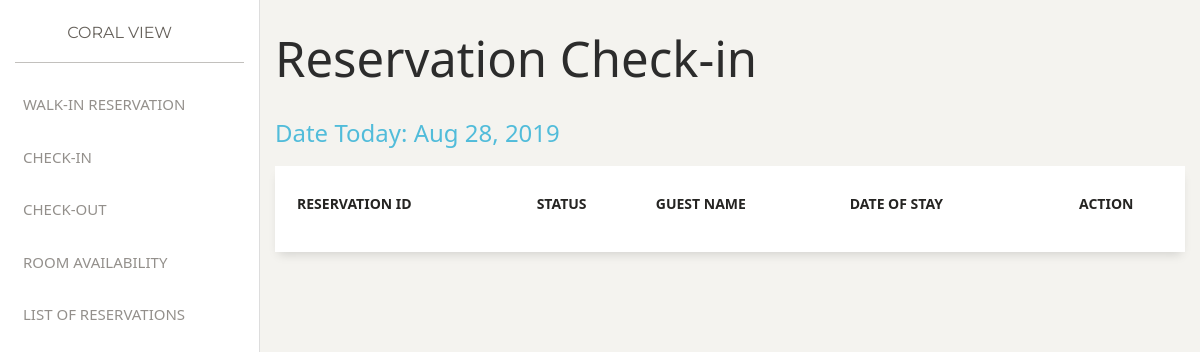
/admin/check_in.php, run on an earlier commit of the app's database.
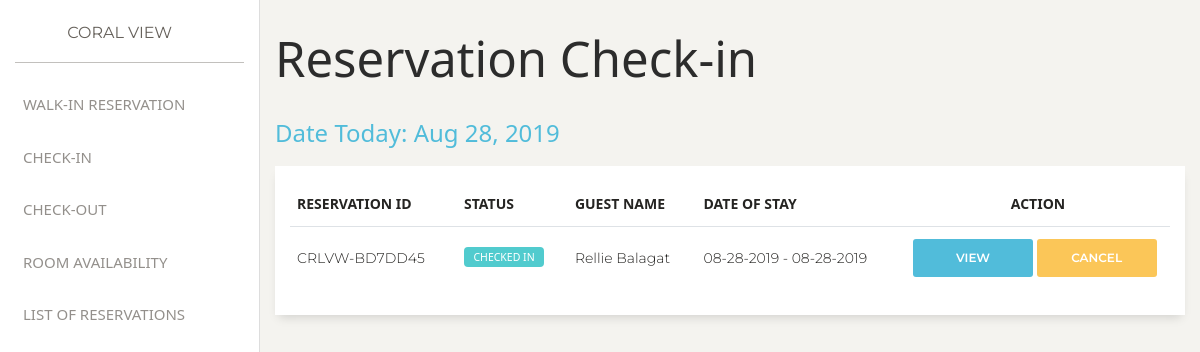
And on a later commit of the database.
### tables this page shows
CREATE TABLE `reservation` (
  `id` int(11) NOT NULL,
  `guest_id` int(11) DEFAULT NULL,
  `reference_no` varchar(255) DEFAULT NULL,
  `status` varchar(255) DEFAULT NULL,
  `payment` varchar(255) DEFAULT NULL,
  `check_in_date` datetime DEFAULT NULL,
  `check_out_date` datetime DEFAULT NULL,
  `adult_count` int(11) DEFAULT NULL,
  `kids_count` int(11) DEFAULT NULL,
  `date_created` datetime DEFAULT current_timestamp(),
  `date_updated` datetime DEFAULT NULL
);

CREATE TABLE `guest` (
  `id` int(11) NOT NULL,
  `first_name` varchar(255) DEFAULT NULL,
  `last_name` varchar(255) DEFAULT NULL,
  `address` varchar(255) DEFAULT NULL,
  `email` varchar(255) DEFAULT NULL,
  `contact_number` varchar(255) DEFAULT NULL
);

### admin/check_in.php (the view, shortened to what this page needs)
<?php
include('../common/header.php');
$db = connect_to_db();
?>
    <?php include('../common/admin_sidebar.php') ?>
    <div class="main-panel">
        <div class="container-fluid">
            <h1>Reservation Check-in</h1>
            <h4 class="text-info">Date Today: <?php echo date("M d, Y"); ?></h4>
            <div class="row">
                <div class="col">
                    <div class="card">
                        <div class="card-body">
                            <table class="table" id="reservationCheckIn">
                                <thead>
                                    <tr>
                                        <th scope="col">Reservation ID</th>
                                        <th scope="col">Status</th>
                                        <th scope="col">Guest Name</th>
                                        <th scope="col">Date of Stay</th>
                                        <th scope="col" class="text-center">Action</th>
                                    </tr>
                                </thead>
                                <tbody>
                                    <?php
                                        $reservation_query = "SELECT * FROM reservation RES INNER JOIN guest G ON RES.guest_id = G.Id WHERE RES.check_in_date = CURDATE()";
                                        $reservation_result = mysqli_query($db, $reservation_query);
                                        if(mysqli_num_rows($reservation_result) > 0) {
                                            while($reservation = mysqli_fetch_assoc($reservation_result)) {
                                                $check_in_date = date_format(new Datetime($reservation["check_in_date"]), "m-d-Y");
                                                $check_out_date = date_format(new Datetime($reservation["check_in_date"]), "m-d-Y");
                                                echo '
                                                    <tr>
                                                        <td>' . $reservation["reference_no"] . '</td>
                                                        <td><p class="badge badge-primary">' . $reservation["status"]  . '</p></td>
                                                        <td>' . $reservation["first_name"] . " " . $reservation["last_name"]  . '</td>
                                                        <td>' . $check_in_date . " - " . $check_out_date . '</td>
                                                        <td style="width: 30%;">
                                                            <a style="width: 48%; display: inline-block;" href="check_in_user.php?reference_no=' . $reservation["reference_no"] . '" class="btn btn-info btn-block">View</a>
                                                            <a style="width: 48%; display: inline-block;" href="cancel.php?reference_no=' . $reservation["reference_no"] . '" class="btn btn-warning btn-block">cancel</a>
                                                        </td>
                                                    </tr>
                                                ';
                                            }
                                        }
                                    ?>
                                </tbody>
                            </table>
                        </div>
                    </div>
                </div>
            </div>
        </div>
    </div>
<?php
include('../common/footer.php');
?>

What changed in the data, as far as the page shows it:
added reservation: reference_no "CRLVW-BD7DD45", status "CHECKED IN", guest.first_name "Rellie", guest.last_name "Balagat", check_in_date "08-28-2019"
